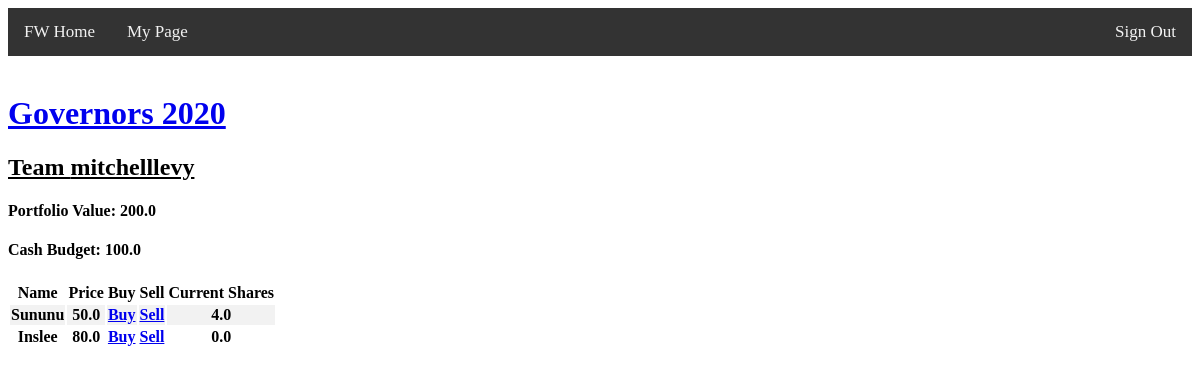
The page /team/10/ (signed in) on the database as committed earlier.
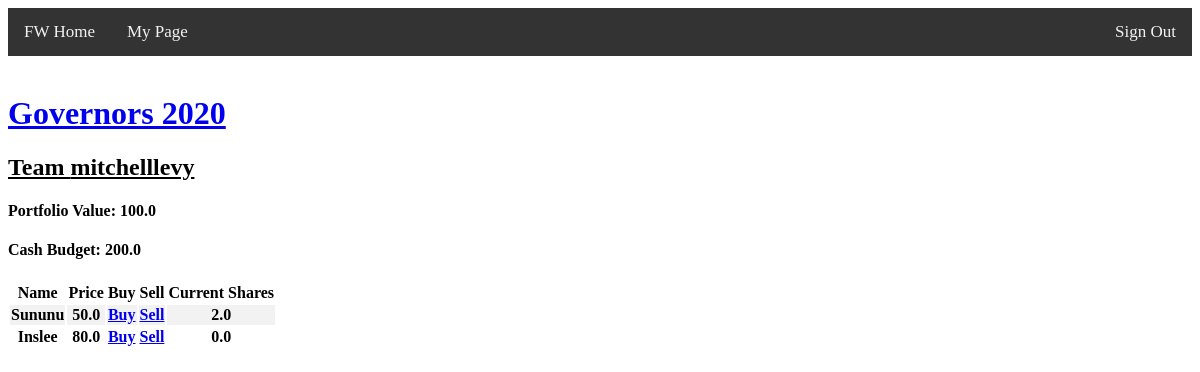
The same page on the database as committed later.
### fantasyworld/models.py (models this page shows, shortened)
class Team(models.Model):
	user = models.ForeignKey(Profile, on_delete=models.CASCADE)
	league_session = models.ForeignKey(LeagueSession, on_delete=models.CASCADE)
	team_name = models.CharField(max_length=100, default = "Team")
	is_commissioner = models.BooleanField(default=False)
	budget = models.FloatField(default=100)
	def get_current_stock_quantity(self, stock):
		quantity = 0
		transactions = stock.stocktransaction_set.filter(team=self)
		for transaction in transactions:
			if transaction.bought_stock == True:
				quantity += transaction.quantity
			if transaction.sold_stock == True:
				quantity -= transaction.quantity
		return quantity

class LeagueSession(models.Model):
	league = models.ForeignKey(League, on_delete = models.CASCADE)
	members = models.ManyToManyField(Profile, through='Team', default=None)
	session = models.IntegerField(default=2020)
	is_current_league_session = models.BooleanField(default=True)

class League(models.Model):
	league_type = models.ForeignKey(LeagueType, on_delete=models.CASCADE)
	name = models.CharField(max_length = 100)
	is_public = models.BooleanField(default=False)

class Stock(models.Model):
	league_session = models.ForeignKey(LeagueSession, on_delete = models.CASCADE)
	name = models.CharField(max_length=100,  default="Untitled")
	price = models.FloatField()
	transactions = models.ManyToManyField(Team, through = 'StockTransaction',
		default=None)

### fantasyworld/views/league_views.py (the view)
# urls.py: path('team/<int:team_id>/', views.team_home,
def team_home(request, team_id):
	user = request.user
	try:
		team = Team.objects.get(pk=team_id)
	except Team.DoesNotExist:
		raise Http404("Team Does Not Exist :(")
	league_session = team.league_session
	noncash_portfolio_value = 0
	'''get list of all stocks available for purchase/sale'''
	all_stocks = Stock.objects.filter(league_session=league_session)
	teams_stocks = {}
	for stock in all_stocks:
		teams_stocks[stock] = team.get_current_stock_quantity(stock)
		noncash_portfolio_value += teams_stocks[stock] * stock.price
	return render(request, 'fantasyworld/team_home.html',
		context={'team': team,
				'teams_stocks': teams_stocks,
				'noncash_portfolio_value': noncash_portfolio_value})

### fantasyworld/templates/fantasyworld/team_home.html
{% extends 'fantasyworld/base.html' %}
{% block content %}
{% if user.is_authenticated %}
<br>
<h1><a href ="{% url 'fantasyworld:league_home' team.league_session.league.id %}">
{{team.league_session.league.name}}</a></h1>
<u><h2>Team {{user}}</h2></u>
<h4>Portfolio Value: {{noncash_portfolio_value}} </h4>
<h4>Cash Budget: {{team.budget}} </h4>
  {% if teams_stocks %}
  <table class="table table-striped" style="margin-top: 5px;">
    <thead>
      <tr>
        <th scope="col">Name</th>
        <th scope="col">Price</th>
        <th scope="col">Buy</th>
        <th scope="col">Sell</th>
        <th scope="col">Current Shares</th>
      </tr>
    </thead>
    <tbody>
      {% for stock, current_quantity in teams_stocks.items %}
        <tr>
        <th> {{stock.name}} </th>
        <th> {{stock.price}} </th>
        <th> <a href="{% url 'fantasyworld:buy_stock' stock.id %}">Buy</a> </th>
        <th> <a href="{% url 'fantasyworld:sell_stock' stock.id %}">Sell</a> </th>
        <th> {{current_quantity}} </th>
        </tr>
      {% endfor %}
    </tbody>
  </table>
  {% endif %}
{% endif %}
{% endblock %}

### fantasyworld/templates/fantasyworld/base.html (shortened to what this page needs)
{% load static %}
<html>
    <head>
        <link rel="stylesheet" href="https://unpkg.com/marx-css/css/marx.min.css">
        <link rel="stylesheet" href="{% static 'fantasyworld/style.css' %}">
    </head>
    <div class="topnavleft topnav">
        <a href="{% url 'fantasyworld:index'%}">FW Home</a>
            {% if user.is_authenticated %}
            <a href="{% url 'fantasyworld:profile'%}">My Page </a>
            <div class="topnavright topnav">
                <a href="{% url 'fantasyworld:logout'%}">Sign Out</a>
                {% else %}
                <a href="{% url 'fantasyworld:login'%}">Sign In </a>
            </div>
            {% endif %}
        </div>
    </div>
    <main>
    	{% block content %}
    	{% endblock %}
    </main>
</html>

### fantasyworld/static/fantasyworld/style.css (style rules this page uses)
.topnav { background-color: #333; overflow: hidden; }
.topnav a { display: block; color: #f2f2f2; text-align: center; padding: 14px 16px; text-decoration: none; font-size: 17px; }
.topnavleft a { float: left; }
.topnavright a { float: right; }
tbody tr:nth-child(odd) { background-color: #f2f2f2; }

Rows that differ between the two databases and show on the page:
changed Team: budget "100.0" → "200.0"
computed for Stock "Sununu": current_quantity "4.0" → "2.0"
Other text that changed with them:
{{ noncash_portfolio_value }}: "200.0" → "100.0"
